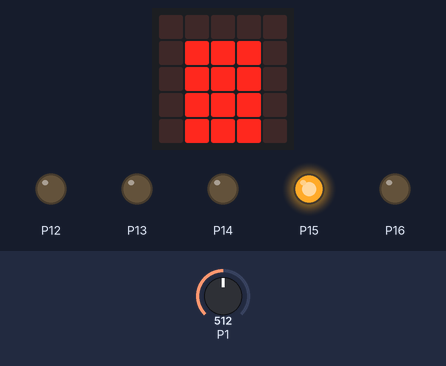
A program run on a simulated BBC micro:bit (MakeCode). Shown: the board's 5×5 LED display, output pins drawn as LEDs (lit = HIGH). Inputs (shaded band) come from the test bench; at power-on: P1 = 512 (analog values on the 0–1023 scale).

Above: at 1.2 s.
1.3 s: P1 set to 441
At 2.1 s:
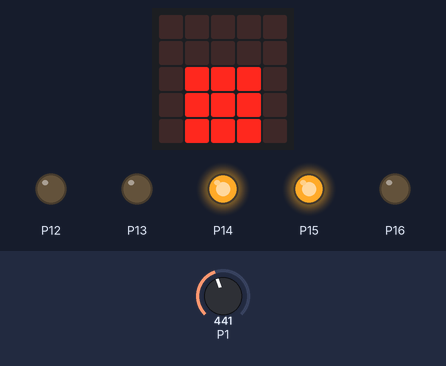
3.1 s: P1 set to 291
At 3.9 s:
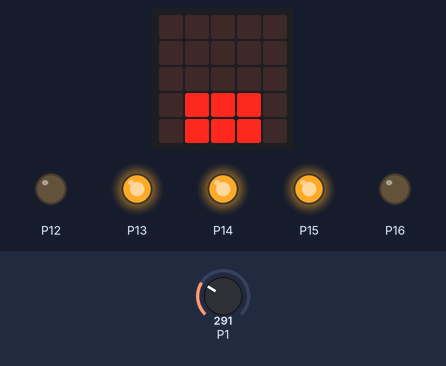
4.8 s: P1 set to 162
6.3 s: P1 set to 144
At 7.5 s:
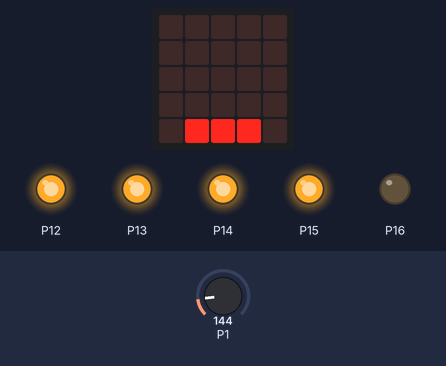
7.8 s: P1 set to 21
9.3 s: P1 set to 18
At 9.9 s:
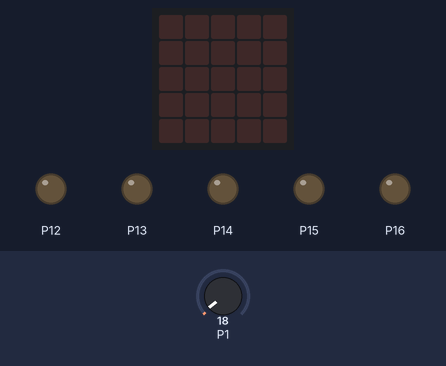
Timing chart, 0 to 12.1 s (numbered marks = the images above; inputs shaded):
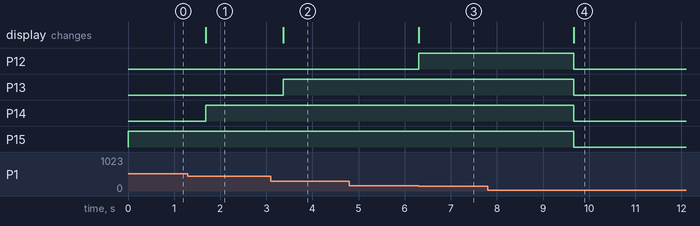

The program:

main.ts
```typescript
let valor = 0
/**
 * Maior valor obtido: 718
 *
 * - Brisa leve: 10 ~ 150
 *
 * - Brisa moderada: 151 ~ 300
 *
 * - Vento forte: 301 ~450
 *
 * - Ventania forte: 451 ~ 650
 *
 * - Tempestade: 651 ~ 800
 */
basic.forever(function () {
    basic.clearScreen()
    valor = pins.analogReadPin(AnalogPin.P1)
    if (valor >= 20 && valor <= 150) {
        pins.digitalWritePin(DigitalPin.P12, 1)
        basic.showLeds(`
            . . . . .
            . . . . .
            . . . . .
            . . . . .
            . # # # .
            `)
    } else if (valor >= 151 && valor <= 300) {
        pins.digitalWritePin(DigitalPin.P13, 1)
        basic.showLeds(`
            . . . . .
            . . . . .
            . . . . .
            . # # # .
            . # # # .
            `)
    } else if (valor >= 301 && valor <= 450) {
        pins.digitalWritePin(DigitalPin.P14, 1)
        basic.showLeds(`
            . . . . .
            . . . . .
            . # # # .
            . # # # .
            . # # # .
            `)
    } else if (valor >= 451 && valor <= 650) {
        pins.digitalWritePin(DigitalPin.P15, 1)
        basic.showLeds(`
            . . . . .
            . # # # .
            . # # # .
            . # # # .
            . # # # .
            `)
    } else if (valor >= 651) {
        pins.digitalWritePin(DigitalPin.P16, 1)
        basic.showLeds(`
            . # # # .
            . # # # .
            . # # # .
            . # # # .
            . # # # .
            `)
    } else {
        pins.digitalWritePin(DigitalPin.P12, 0)
        pins.digitalWritePin(DigitalPin.P13, 0)
        pins.digitalWritePin(DigitalPin.P14, 0)
        pins.digitalWritePin(DigitalPin.P15, 0)
        pins.digitalWritePin(DigitalPin.P16, 0)
    }
})
```

test.ts
```typescript
// testes vão aqui; isto não será compilado quando este pacote for usado como uma extensão.
```

Measured:
- the behaviour switches between 151 and 150 on P1 (found by bisection; images 2 and 3)
- the behaviour switches between 20 and 19 on P1 (found by bisection; images 3 and 4)
- after the input at 1.3 s, P14: LOW → HIGH after 0.38 s; the display: changes after 0.38 s (image 1)
- after the input at 3.1 s, P13: LOW → HIGH after 0.26 s; the display: changes after 0.26 s (image 2)
- after the input at 4.8 s, every drawn part: stays the same
- after the input at 6.3 s, P12: LOW → HIGH at once; the display: changes at once (image 3)
- after the input at 7.8 s, every drawn part: stays the same
- after the input at 9.3 s, P12–15: HIGH → LOW after 0.36 s; the display: changes after 0.36 s (image 4)
